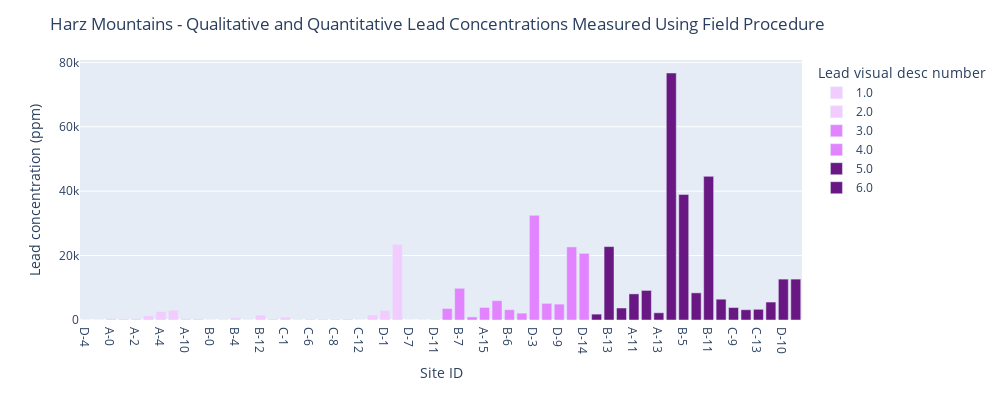

The notebook cell this image was saved under:
### Code cell
fig = px.bar(data, x=data['Site ID'], y=data['Lead concentration (ppm)'], color='Lead visual desc number',color_discrete_map=color_discrete_map_purples,category_orders={"Lead visual desc number": ["1.0", "2.0", "3.0", "4.0", "5.0","6.0"]})
fig.update_layout(height=400,width=1000, title_text='Harz Mountains - Qualitative and Quantitative Lead Concentrations Measured Using Field Procedure')
fig.update_layout(legend=dict(
    traceorder="normal"  # or "reversed" for reverse alphabetical order
))

fig.show()

### Figure 1 — Plotly figure (JSON) as saved in the notebook; plotly's stock layout.template omitted (floating-point values rounded to 4 significant figures)
{"data": [{"alignmentgroup": "True", "hovertemplate": "Lead visual desc number=1.0<br>Site ID=%{x}<br>Lead concentration (ppm)=%{y}<extra></extra>", "legendgroup": "1.0", "marker": {"color": "#f3ccff", "pattern": {"shape": ""}}, "name": "1.0", "offsetgroup": "1.0", "orientation": "v", "showlegend": true, "textposition": "auto", "type": "bar", "x": ["D-4", "D-5"], "xaxis": "x", "y": [39, 37], "yaxis": "y"}, {"alignmentgroup": "True", "hovertemplate": "Lead visual desc number=2.0<br>Site ID=%{x}<br>Lead concentration (ppm)=%{y}<extra></extra>", "legendgroup": "2.0", "marker": {"color": "#f3ccff", "pattern": {"shape": ""}}, "name": "2.0", "offsetgroup": "2.0", "orientation": "v", "showlegend": true, "textposition": "auto", "type": "bar", "x": ["A-0", "A-1", "A-2", "A-3", "A-4", "A-8", "A-10", "A-14", "B-0", "B-3", "B-4", "B-9", "B-12", "C-0", "C-1", "C-4", "C-6", "C-7", "C-8", "C-11", "C-12", "D-0", "D-1", "D-2", "D-7", "D-8", "D-11"], "xaxis": "x", "y": [464, 397, 437, 1308, 2645, 3049, 374, 383, 59, 135, 670, 89, 1549, 289, 918, 121, 276, 263, 277, 319, 84, 1560, 2961, 23500, 44, 60, 181], "yaxis": "y"}, {"alignmentgroup": "True", "hovertemplate": "Lead visual desc number=3.0<br>Site ID=%{x}<br>Lead concentration (ppm)=%{y}<extra></extra>", "legendgroup": "3.0", "marker": {"color": "#e284ff", "pattern": {"shape": ""}}, "name": "3.0", "offsetgroup": "3.0", "orientation": "v", "showlegend": true, "textposition": "auto", "type": "bar", "x": ["A-7", "B-7"], "xaxis": "x", "y": [3580, 9854], "yaxis": "y"}, {"alignmentgroup": "True", "hovertemplate": "Lead visual desc number=4.0<br>Site ID=%{x}<br>Lead concentration (ppm)=%{y}<extra></extra>", "legendgroup": "4.0", "marker": {"color": "#e284ff", "pattern": {"shape": ""}}, "name": "4.0", "offsetgroup": "4.0", "orientation": "v", "showlegend": true, "textposition": "auto", "type": "bar", "x": ["A-6", "A-15", "B-2", "B-6", "C-3", "D-3", "D-6", "D-9", "D-13", "D-14"], "xaxis": "x", "y": [958, 3897, 6015, 3194, 2132, 32500, 5171, 4936, 22700, 20700], "yaxis": "y"}, {"alignmentgroup": "True", "hovertemplate": "Lead visual desc number=5.0<br>Site ID=%{x}<br>Lead concentration (ppm)=%{y}<extra></extra>", "legendgroup": "5.0", "marker": {"color": "#691883", "pattern": {"shape": ""}}, "name": "5.0", "offsetgroup": "5.0", "orientation": "v", "showlegend": true, "textposition": "auto", "type": "bar", "x": ["A-5", "B-13"], "xaxis": "x", "y": [1825, 22800], "yaxis": "y"}, {"alignmentgroup": "True", "hovertemplate": "Lead visual desc number=6.0<br>Site ID=%{x}<br>Lead concentration (ppm)=%{y}<extra></extra>", "legendgroup": "6.0", "marker": {"color": "#691883", "pattern": {"shape": ""}}, "name": "6.0", "offsetgroup": "6.0", "orientation": "v", "showlegend": true, "textposition": "auto", "type": "bar", "x": ["A-9", "A-11", "A-12", "A-13", "B-1", "B-5", "B-10", "B-11", "C-2", "C-9", "C-10", "C-13", "C-14", "D-10", "D-12"], "xaxis": "x", "y": [3728, 8115, 9189, 2241, 76700, 39000, 8432, 44600, 6461, 3875, 3192, 3323, 5577, 12700, 12700], "yaxis": "y"}], "layout": {"barmode": "relative", "height": 400, "legend": {"title": {"text": "Lead visual desc number"}, "tracegroupgap": 0, "traceorder": "normal"}, "margin": {"t": 60}, "title": {"text": "Harz Mountains - Qualitative and Quantitative Lead Concentrations Measured Using Field Procedure"}, "width": 1000, "xaxis": {"anchor": "y", "autorange": true, "domain": [0, 1], "range": [-0.5, 57.5], "title": {"text": "Site ID"}, "type": "category"}, "yaxis": {"anchor": "x", "autorange": true, "domain": [0, 1], "range": [0, 80740.0], "title": {"text": "Lead concentration (ppm)"}, "type": "linear"}}}
